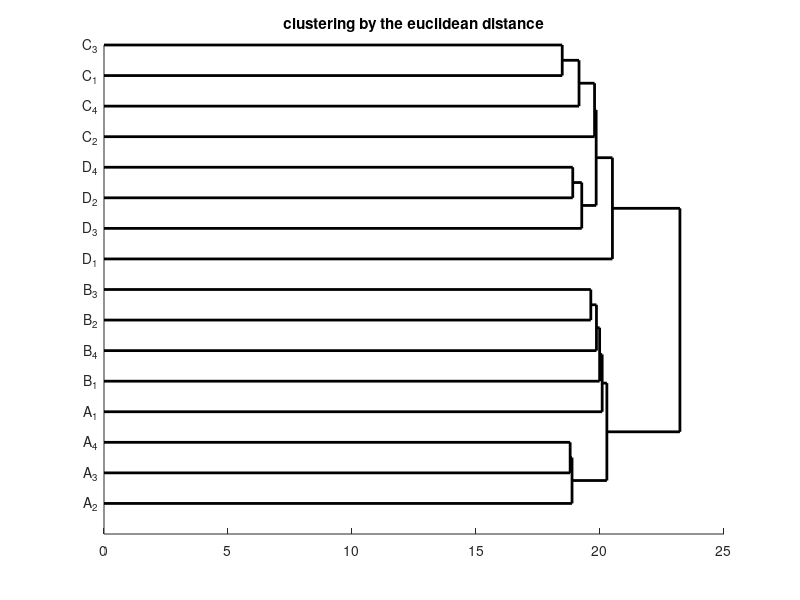

This chart was generated by the following MATLAB code: (Note: this script raises an error after producing the figure.)
% An experiment by hierarchical clustering
%
% Jingchang Liu
% 2016/04/12

%% generate four kinds sequences A,B,C,D
% To A Gauss Distribution
% suppoose, mu:The average delta:The variance
% A_1,A_2,A_3,A_4:four sequences,Gauss distribution with mu=0,dalta^2=1
% B_1,B_2,B_3,B_4:four sequences Gauss distribution with mu=1,dalta^2=1
% C_1,C_2,C_3,C_4:four sequences Gauss distribution with mu=4,dalta^2=1
% D_1,D_2,D_3,D_4:four sequences Gauss distribution with mu=5,dalta^2=1
A = normrnd(0,1,200,4);
    A_1 = A(:,1);
    A_2 = A(:,2);
    A_3 = A(:,3);
    A_4 = A(:,4);


B = normrnd(0.5,1,200,4);
    B_1 = B(:,1);
    B_2 = B(:,2);
    B_3 = B(:,3);
    B_4 = B(:,4);
    
C = normrnd(1.5,1,200,4);
    C_1 = C(:,1);
    C_2 = C(:,2);
    C_3 = C(:,3);
    C_4 = C(:,4);
    
D = normrnd(2,1,200,4);
    D_1 = D(:,1);
    D_2 = D(:,2);
    D_3 = D(:,3);
    D_4 = D(:,4);

%% clustering by euclidean distance
% observation data
x = [A_1,A_2,A_3,A_4,B_1,B_2,B_3,B_4,...
     C_1,C_2,C_3,C_4,D_1,D_2,D_3,D_4]';
% euclidean distance
y = pdist(x);
% get the cluster tree
Z = linkage(y);
% graph the dendrogram
obslabel = {'A_1';'A_2';'A_3';'A_4';'B_1';'B_2';'B_3';'B_4';...
    'C_1';'C_2';'C_3';'C_4';'D_1';'D_2';'D_3';'D_4'}
H = dendrogram(Z,'orientation','right','labels',obslabel,...
    'colorthreshold','default')
title('clustering by the euclidean distance')
set(H,'LineWidth',2,'color','k')

%% clustering by DTW
% dtw distance
y2 = pdist(x,@dist_dtw);
% get the cluster tree
Z2 = linkage(y2);
% graph the dendrogram
figure;
H2 = dendrogram(Z2,'orientation','right','labels',obslabel,...
    'colorthreshold','default')
title('clustering by the dtw distance')
set(H2,'LineWidth',2,'color','r')